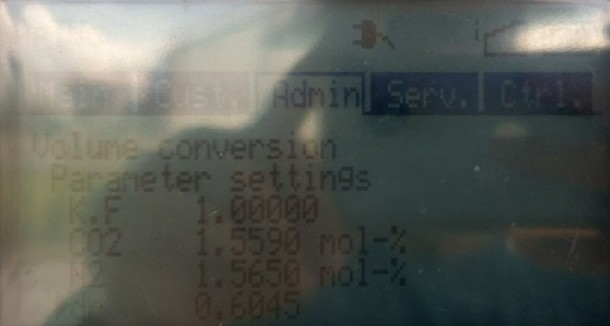
#> input picture bin/test2.jpg, 610 x 326 px, found by its file name
$ python GLM_OCR.py
#> lines starting #> are read from the running program, lines starting #| are printed output that depends on the picture
import cv2
import ollama

# 1. ระบุชื่อไฟล์ภาพที่คุณ Crop
image_path = "test2.jpg"
processed_image_path = "ready_screen.png"

try:
    # 2. ปรับแสงด้วย OpenCV (Grayscale + CLAHE)
    img = cv2.imread(image_path, cv2.IMREAD_GRAYSCALE)
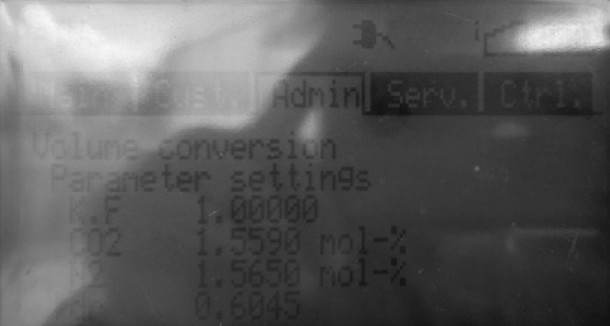
#> img: shape (326, 610); min 15, max 247, mean 92.3
    if img is None:
        print(f"❌ ไม่พบไฟล์ภาพ {image_path}")
        exit()

    clahe = cv2.createCLAHE(clipLimit=4.0, tileGridSize=(8, 8))
    img_clahe = clahe.apply(img)
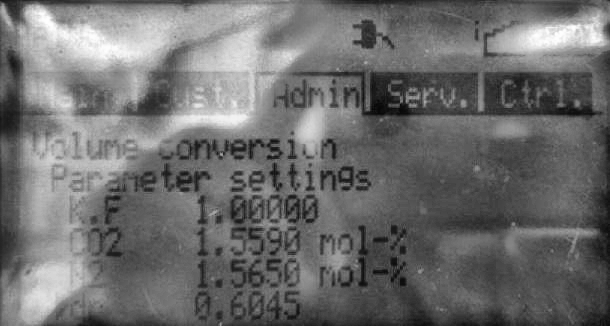
#> img_clahe: shape (326, 610); min 6, max 254, mean 109.6

    cv2.imwrite(processed_image_path, img_clahe)
    print("✅ ทำ Preprocessing ภาพเรียบร้อยแล้ว...")
except Exception as e:
    print(f"❌ Error OpenCV: {e}")
    exit()

# 3. เตรียมคำสั่งสำหรับดึงค่าพารามิเตอร์ดิบ
combined_prompt = """
Task: Read the displayed values on this industrial gas meter screen.

Instructions:
1. Scan the image from top to bottom.
2. For each label (e.g., P, T, Zb/Z, C, Qm, Qb, Bat), extract the exact value and unit visible next to it.
3. List them as simple text: "Label: Value Unit".
4. If a number is faint or partially obscured, look closely at the shape of the digits to interpret it.
5. Do not summarize or explain. Just output the list of values found.
"""

print(f"กำลังส่งภาพให้ glm-ocr:latest ประมวลผลบนเครื่อง Local...")

try:
    # 4. เรียกใช้งานโมเดลโดยปรับ Temperature เป็น 0.0 เพื่อความเสถียรสูงสุด
#> (the run stopped early here; a loop or call above may not have finished)

$ run again, with bin/test5.jpg copied over bin/test2.jpg
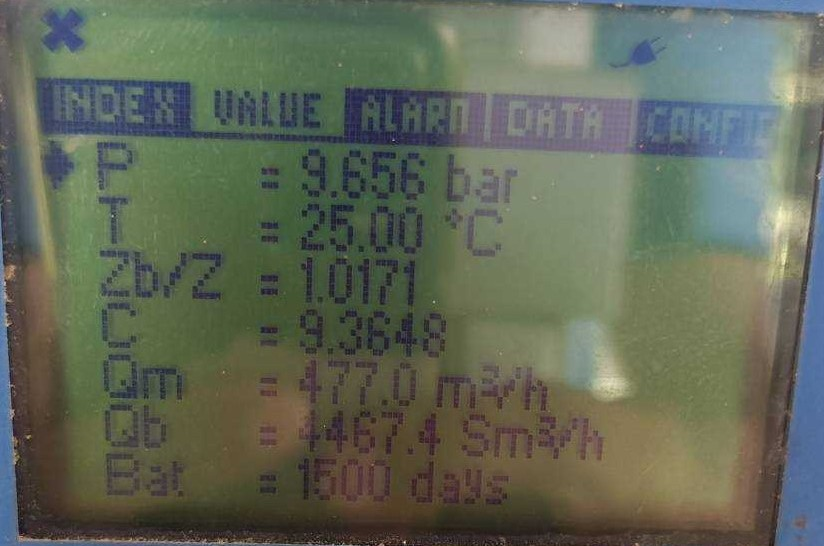
#> input picture bin/test5.jpg, 824 x 546 px, found by its file name
#> `img = cv2.imread(image_path, cv2.IMREAD_GRAYSCALE)`:
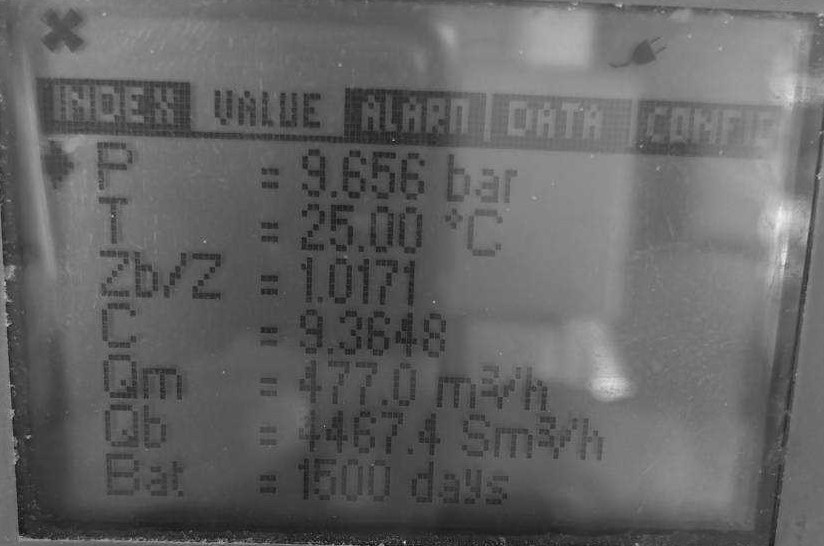
#> img: shape (546, 824); min 0, max 241, mean 100.3
#> `img_clahe = clahe.apply(img)`:
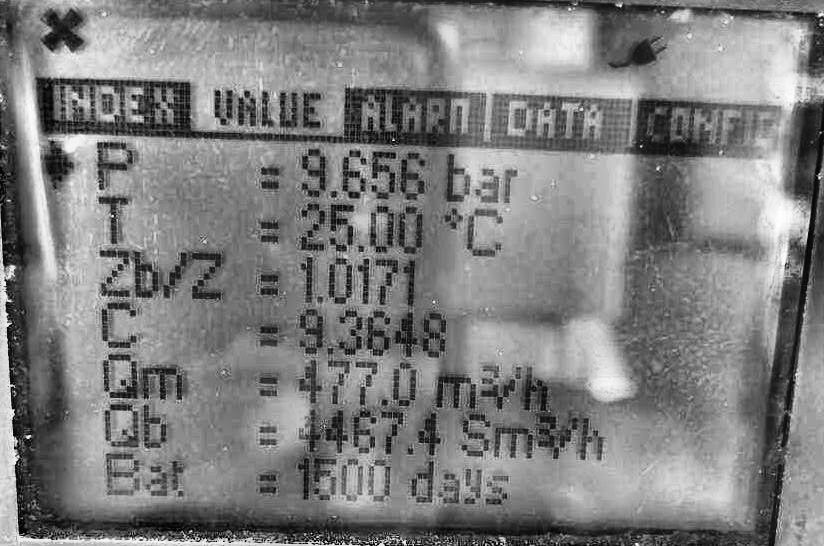
#> img_clahe: shape (546, 824); min 0, max 255, mean 125.9
